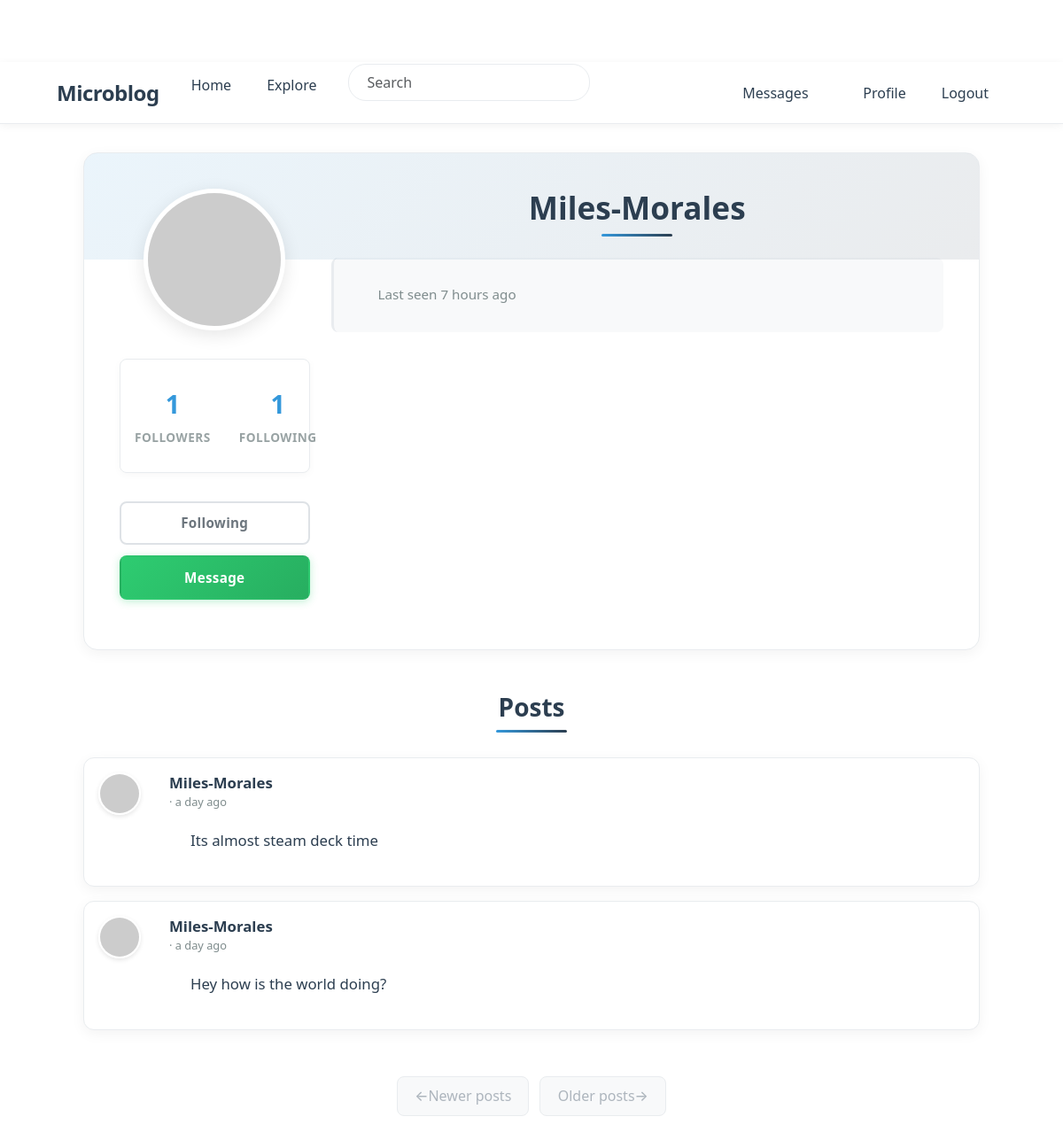
The page /user/Miles-Morales (signed in) on the database its author committed.
### app/models.py (models this page shows, shortened)
class PaginatedAPIMixin(object):
    @staticmethod
    def to_collection_dict(query, page, per_page, endpoint, **kwargs):
        resources = db.paginate(query, page=page, per_page=per_page,
                                error_out=False)
        data = {
            'items': [item.to_dict() for item in resources.items],
            '_meta': {
                'page': page,
                'per_page': per_page,
                'total_pages': resources.pages,
                'total_items': resources.total
            },
            '_links': {
                'self': url_for(endpoint, page=page, per_page=per_page,
                                **kwargs),
                'next': url_for(endpoint, page=page + 1, per_page=per_page,
                                **kwargs) if resources.has_next else None,
                'prev': url_for(endpoint, page=page - 1, per_page=per_page,
                                **kwargs) if resources.has_prev else None
            }
        }
        return data

class User(PaginatedAPIMixin, UserMixin, db.Model):
    id: so.Mapped[int] = so.mapped_column(primary_key=True)
    username: so.Mapped[str] = so.mapped_column(sa.String(64), index=True,
                                                unique=True)
    email: so.Mapped[str] = so.mapped_column(sa.String(120), index=True,
                                             unique=True)
    password_hash: so.Mapped[Optional[str]] = so.mapped_column(sa.String(256))
    about_me: so.Mapped[Optional[str]] = so.mapped_column(sa.String(140))
    last_seen: so.Mapped[Optional[datetime]] = so.mapped_column(
        default=lambda: datetime.now(timezone.utc))
    last_message_read_time: so.Mapped[Optional[datetime]]
    token: so.Mapped[Optional[str]] = so.mapped_column(
        sa.String(32), index=True, unique=True)
    token_expiration: so.Mapped[Optional[datetime]]
    posts: so.WriteOnlyMapped['Post'] = so.relationship(
        back_populates='author')
    following: so.WriteOnlyMapped['User'] = so.relationship(
        secondary=followers, primaryjoin=(followers.c.follower_id == id),
        secondaryjoin=(followers.c.followed_id == id),
        back_populates='followers')
    followers: so.WriteOnlyMapped['User'] = so.relationship(
        secondary=followers, primaryjoin=(followers.c.followed_id == id),
        secondaryjoin=(followers.c.follower_id == id),
        back_populates='following')
    messages_sent: so.WriteOnlyMapped['Message'] = so.relationship(
        foreign_keys='Message.sender_id', back_populates='author')
    messages_received: so.WriteOnlyMapped['Message'] = so.relationship(
        foreign_keys='Message.recipient_id', back_populates='recipient')
    notifications: so.WriteOnlyMapped['Notification'] = so.relationship(
        back_populates='user')
    tasks: so.WriteOnlyMapped['Task'] = so.relationship(back_populates='user')
    def avatar(self, size):
        digest = md5(self.email.lower().encode('utf-8')).hexdigest()
        return f'https://www.gravatar.com/avatar/{digest}?d=identicon&s={size}'
    def is_following(self, user):
        query = self.following.select().where(User.id == user.id)
        return db.session.scalar(query) is not None
    def followers_count(self):
        query = sa.select(sa.func.count()).select_from(
            self.followers.select().subquery())
        return db.session.scalar(query)
    def following_count(self):
        query = sa.select(sa.func.count()).select_from(
            self.following.select().subquery())
        return db.session.scalar(query)
    def unread_message_count(self):
        last_read_time = self.last_message_read_time or datetime(1900, 1, 1)
        query = sa.select(Message).where(Message.recipient == self,
                                         Message.timestamp > last_read_time)
        return db.session.scalar(sa.select(sa.func.count()).select_from(
            query.subquery()))
    def get_tasks_in_progress(self):
        query = self.tasks.select().where(Task.complete == False)
        return db.session.scalars(query)

class SearchableMixin:
    @classmethod
    def before_commit(cls, session):
        session._changes = {
            'add': list(session.new),
            'update': list(session.dirty),
            'delete': list(session.deleted)
        }
    @classmethod
    def after_commit(cls, session):
        try:
            for obj in session._changes['add']:
                if isinstance(obj, SearchableMixin):
                    add_to_index(obj.__tablename__, obj)
            for obj in session._changes['update']:
                if isinstance(obj, SearchableMixin):
                    add_to_index(obj.__tablename__, obj)
            for obj in session._changes['delete']:
                if isinstance(obj, SearchableMixin):
                    remove_from_index(obj.__tablename__, obj)
        except Exception as e:
            current_app.logger.error(f'Error in after_commit: {e}')
        finally:
            session._changes = None

class Post(SearchableMixin, db.Model):
    __searchable__ = ['body']
    id: so.Mapped[int] = so.mapped_column(primary_key=True)
    body: so.Mapped[str] = so.mapped_column(sa.String(140))
    timestamp: so.Mapped[datetime] = so.mapped_column(
        index=True, default=lambda: datetime.now(timezone.utc))
    user_id: so.Mapped[int] = so.mapped_column(sa.ForeignKey(User.id),
                                               index=True)
    language: so.Mapped[Optional[str]] = so.mapped_column(sa.String(5))
    author: so.Mapped[User] = so.relationship(back_populates='posts')

### app/main/routes.py (the view)
@bp.route('/user/<username>')
@login_required
def user(username):
    user = db.first_or_404(sa.select(User).where(User.username == username))
    page = request.args.get('page', 1, type=int)
    query = user.posts.select().order_by(Post.timestamp.desc())
    posts = db.paginate(query, page=page,
                        per_page=current_app.config['POSTS_PER_PAGE'],
                        error_out=False)
    next_url = url_for('main.user', username=user.username,
                       page=posts.next_num) if posts.has_next else None
    prev_url = url_for('main.user', username=user.username,
                       page=posts.prev_num) if posts.has_prev else None
    form = EmptyForm()
    return render_template('user.html', user=user, posts=posts.items,
                           next_url=next_url, prev_url=prev_url, form=form)

### app/main/forms.py
class SearchForm(FlaskForm):
    q = StringField(_l('Search'), validators=[DataRequired()])
    def __init__(self, *args, **kwargs):
        if 'formdata' not in kwargs:
            kwargs['formdata'] = request.args
        if 'meta' not in kwargs:
            kwargs['meta'] = {'csrf': False}
        super(SearchForm, self).__init__(*args, **kwargs)

class EmptyForm(FlaskForm):
    submit = SubmitField('Submit')

### app/__init__.py (called while the page is built)
def get_locale():
    return request.accept_languages.best_match(current_app.config['LANGUAGES'])

### app/main/routes.py (called while the page is built)
@bp.before_app_request
def before_request():
    if current_user.is_authenticated:
        current_user.last_seen = datetime.now(timezone.utc)
        db.session.commit()
        g.search_form = SearchForm()
    g.locale = str(get_locale())

### app/models.py (called while the page is built)
@login.user_loader
def load_user(id):
    return db.session.get(User, int(id))

### app/templates/user.html (shortened to what this page needs)
{% extends "base.html" %}
{% block content %}
<div class="container">
    <div class="profile-container">
        <div class="row">
            <div class="col-md-3 text-center">
                <img src="{{ user.avatar(200) }}" class="profile-avatar" alt="{{ user.username }}'s avatar">
                <div class="profile-stats">
                    <div class="stat-item">
                        <span class="stat-value">{{ user.followers_count() }}</span>
                        <span class="stat-label">{{ _('Followers') }}</span>
                    </div>
                    <div class="stat-item">
                        <span class="stat-value">{{ user.following_count() }}</span>
                        <span class="stat-label">{{ _('Following') }}</span>
                    </div>
                </div>
                <div class="profile-actions">
                    {% if user == current_user %}
                        <a href="{{ url_for('main.edit_profile') }}" class="btn btn-edit">
                            {{ _('Edit Profile') }}
                        </a>
                        {% if not current_user.get_task_in_progress('export_posts') %}
                        <a href="{{ url_for('main.export_posts') }}" class="btn btn-outline-secondary">
                            {{ _('Export Posts') }}
                        </a>
                        {% endif %}
                    {% elif not current_user.is_following(user) %}
                        <form action="{{ url_for('main.follow', username=user.username) }}" method="post" class="d-inline">
                            {{ form.hidden_tag() }}
                            <button type="submit" class="btn btn-primary">{{ _('Follow') }}</button>
                        </form>
                    {% else %}
                        <form action="{{ url_for('main.unfollow', username=user.username) }}" method="post" class="d-inline">
                            <button type="submit" class="btn btn-outline-secondary">{{ _('Following') }}</button>
                        </form>
                    {% endif %}
                    {% if user != current_user %}
                    <a href="{{ url_for('main.send_message', recipient=user.username) }}" class="btn btn-message">
                        {{ _('Message') }}
                    </a>
                    {% endif %}
                </div>
            </div>
            <div class="col-md-9">
                <h1 class="profile-username">{{ user.username }}</h1>
                <div class="profile-meta">
                    {% if user.last_seen %}
                    <p> {{ _('Last seen') }} {{ moment(user.last_seen).fromNow() }}</p>
                    {% endif %}
                </div>
            </div>
        </div>
    </div>
    <h2 class="posts-header">{{ _('Posts') }}</h2>
    {% for post in posts %}
        {% include '_post.html' %}
    {% endfor %}
    <nav aria-label="Post navigation">
        <ul class="pagination">
            <li class="page-item{% if not prev_url %} disabled{% endif %}">
                <a class="page-link" href="{{ prev_url }}">
                    <span aria-hidden="true">&larr;</span> {{ _('Newer posts') }}
                </a>
            </li>
            <li class="page-item{% if not next_url %} disabled{% endif %}">
                <a class="page-link" href="{{ next_url }}">
                    {{ _('Older posts') }} <span aria-hidden="true">&rarr;</span>
                </a>
            </li>
        </ul>
    </nav>
{% endblock %}

### app/templates/_post.html (shortened to what this page needs)
<div class="card post-card mb-3">
    <div class="card-body">
        <div class="d-flex">
            <div class="flex-shrink-0 me-3">
                <a href="{{ url_for('main.user', username=post.author.username) }}">
                    <img src="{{ post.author.avatar(50) }}" class="post-avatar" alt="{{ post.author.username }}'s avatar">
                </a>
            </div>
            <div class="flex-grow-1">
                <div class="d-flex justify-content-between align-items-start">
                    <div>
                        <a class="user_popup post-username" href="{{ url_for('main.user', username=post.author.username) }}">
                            {{ post.author.username }}
                        </a>
                        <span class="post-time">· {{ moment(post.timestamp).fromNow() }}</span>
                    </div>
                </div>
                <div class="post-body" id="post{{ post.id }}">{{ post.body }}</div>
            </div>
        </div>
    </div>
</div>

### rows shown on the page
User: username "Miles-Morales", last_seen "7 hours ago"
Post: author.username "Miles-Morales", timestamp "a day ago", body "Its almost steam deck time"
Post: author.username "Miles-Morales", timestamp "a day ago", body "Hey how is the world doing?"

### other values the page prints
{{ user.followers_count() }} "1"
{{ user.following_count() }} "1"
